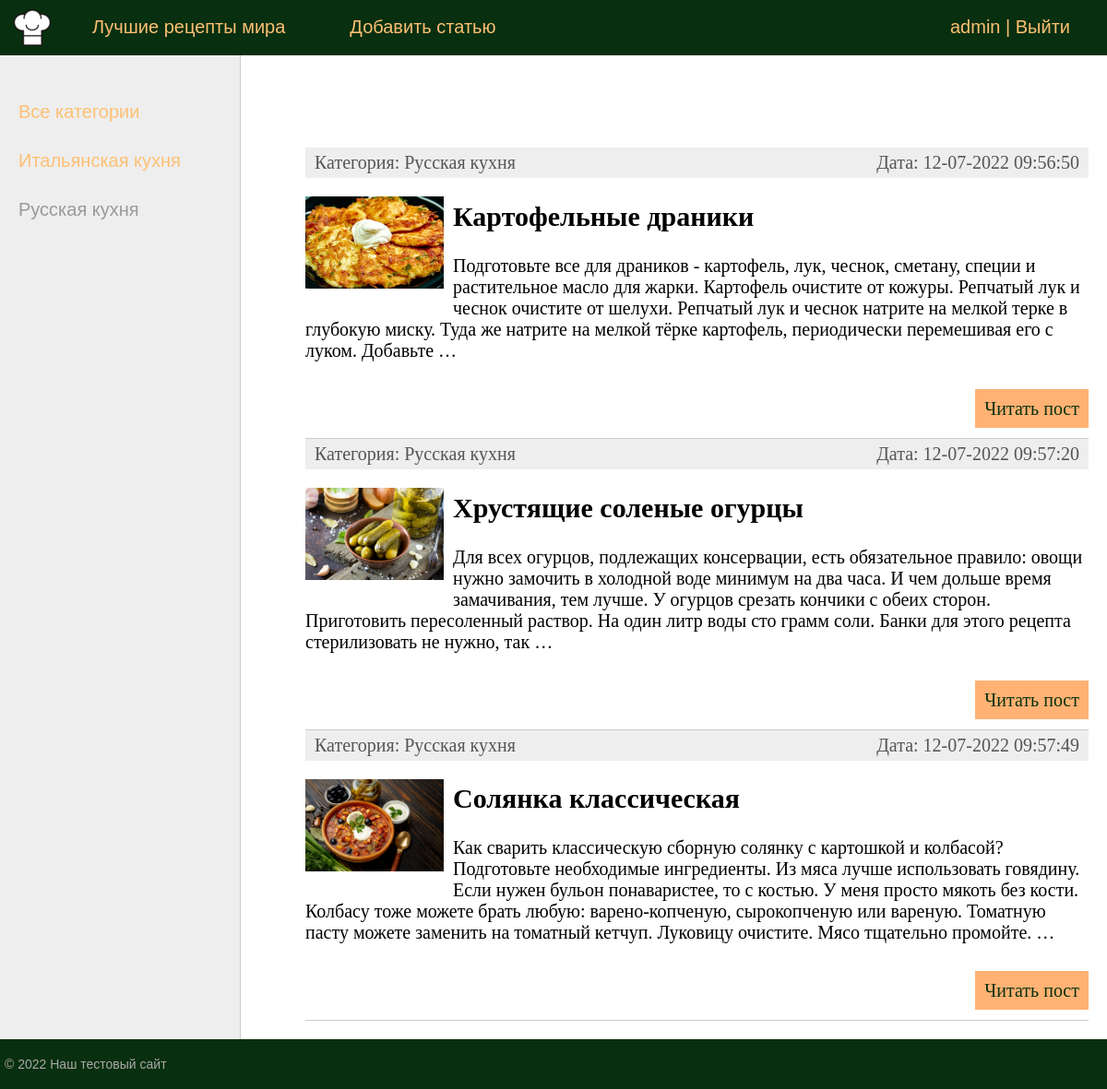
Page /category/russkaya-kuhnya (signed in) on the committed database.
### blog/models.py (models this page shows, shortened)
class Category(models.Model):
    name = models.CharField(max_length=100, db_index=True, verbose_name='Наименование')
    slug = models.SlugField(max_length=255, unique=True, db_index=True, verbose_name="URL")
    def __str__(self):
        return self.name
    def get_absolute_url(self):
        return reverse('category', kwargs={'cat_slug': self.slug})
    class Meta:
        verbose_name = 'Категория'
        verbose_name_plural = 'Категории'
        ordering = ['id']

class Post(models.Model):
    title = models.CharField(max_length=255, verbose_name='Заголовок')
    slug = models.SlugField(max_length=255, unique=True, db_index=True, verbose_name="URL")
    content = models.TextField(blank=True, verbose_name='Содержание')
    photo = models.ImageField(upload_to="photos/%Y/%m/%d/", verbose_name='Фото')
    time_create = models.DateTimeField(auto_now_add=True, verbose_name='Дата создания')
    time_update = models.DateTimeField(auto_now=True, verbose_name='Дата обновления')
    is_published = models.BooleanField(default=True, verbose_name='Статус публикации')
    cat = models.ForeignKey('Category', on_delete=models.PROTECT, verbose_name='Категория')
    def get_absolute_url(self):
        return reverse('post', kwargs={'post_slug': self.slug})
    class Meta:
        verbose_name = 'Пост'
        verbose_name_plural = 'Посты'
        ordering = ['time_create', 'title']

### blog/views.py (the view)
# urls.py: path('category/<slug:cat_slug>', PostCategory.as_view(), name='category'),
class PostCategory(ListView):
    model = Post
    template_name = "blog/index.html"
    context_object_name = "posts"
    allow_empty = False
    def get_context_data(self, *, object_list=None, **kwargs):
        context = super().get_context_data(**kwargs)
        context['menu'] = menu
        context['title'] = 'Категория - ' + str(context['posts'][0].cat)
        context['cat_selected'] = context['posts'][0].cat_id
        return context
    def get_queryset(self):
        return Post.objects.filter(cat__slug=self.kwargs['cat_slug'], is_published=True)

### blog/templatetags/blog_tags.py (called while the page is built)
@register.inclusion_tag('blog/list_categories.html')
def get_categories(sort=None, cat_selected=0):
    if not sort:
        cats = Category.objects.all()
    else:
          cats = Category.objects.order_by(sort)
    return {'cats': cats, 'cat_selected': cat_selected}

### blog/templates/blog/index.html (shortened to what this page needs)
{% extends 'blog/base.html' %}
{% block content %}
<ul class="list-articles">
	{% for p in posts %}
			<li><div class="article-panel">
	<p class="first">Категория: {{p.cat}}</p>
	<p class="last">Дата: {{p.time_update|date:"d-m-Y H:i:s"}}</p>
</div>
{% if p.photo %}
	<p><img class="img-article-left thumb" src="{{p.photo.url}}"></p>
{% endif %}
				<h2>{{p.title}}</h2>
	{% autoescape on %}
	{{p.content|linebreaks|truncatewords:50}}
	{% endautoescape %}
			<p class="link-read-post"><a href="{{ p.get_absolute_url }}">Читать пост</a></p>
			</li>
	{% endfor %}
</ul>
{% endblock %}

### blog/templates/blog/base.html (shortened to what this page needs)
{% load static %}
{% load blog_tags %}
<!DOCTYPE html>
<html>
<head>
	<link type="text/css" href="{% static 'blog/css/styles.css' %}" rel="stylesheet" />
</head>
<body>
<table class="table-page" border=0 cellpadding="0" cellspacing="0">
<tr><td valign=top>
{% block mainmenu %}
		<div class="header">
			<ul id="mainmenu" class="mainmenu">
			<li class="logo"><a href="{% url 'home' %}"><div class="logo"></div></a></li>
{% for m in menu %}
			<li><a href="{% url m.url_name %}">{{m.title}}</a></li>
{% endfor %}
				{% if request.user.is_authenticated %}
				<li class="last">{{user.username}} | <a href="{% url 'logout' %}">Выйти</a></li>
				{% else %}
				<li class="last"><a href="{% url 'register' %}">Регистрация</a> | <a href="{% url 'login' %}">Войти</a></li>
				{% endif %}
			</ul>
		</div>
{% endblock mainmenu %}
<table class="table-content" border=0 cellpadding="0" cellspacing="0">
<tr>
	<td valign="top" class="left-chapters">
	<ul id="leftchapters">
{% if cat_selected == 0 %}
		<li class="selected">Все категории</li>
{% else %}
		<li><a href="{% url 'home' %}">Все категории</a></li>
{% endif %}
{% get_categories 'name' cat_selected %}
	</ul>
</td>
<td valign="top" class="content">
	<div class="content-text">
{% block content %}{% endblock %}
	</div>
</td></tr></table>
</td></tr>
<tr><td valign=top>
	<div id="footer">
		<p>&copy; 2022 Наш тестовый сайт</p>
	</div>
</td></tr></table>
</body>
</html>

### blog/templates/blog/list_categories.html
{% for c in cats %}
    {% if c.pk == cat_selected %}
        <li class="selcted">{{c.name}}</li>
    {% else %}
        <li><a href="{{c.get_absolute_url}}">{{c.name}}</a></li>
    {% endif %}
{% endfor %}

### blog/static/blog/css/styles.css (style rules this page uses)
html, body { font-family: 'Arial'; margin: 0; padding: 0; height: 100%; width: 100%; color: #444; }
a { color: #0059b2; text-decoration: none; }
img { max-width: 600px; height: auto; }
img.img-article-left { max-width: 300px; height: auto; float: left; padding: 0 10px 10px 0; }
img.img-article-left.thumb { max-width: 150px; height: auto; }
p.link-read-post { text-align: right; }
p.link-read-post a { padding: 10px; min-width: 100px; background: #FFB273; color: #082f0f; text-decoration: none; }
div.article-panel { background: #eee; padding: 5px 10px 5px 10px; box-sizing: border-box; overflow: hidden; color: #555; }
div.article-panel p.first { margin: 0; float: left; }
div.article-panel p.last { margin: 0; float: right; }
ul.list-articles { list-style: none; margin: 0; padding: 0; }
ul.list-articles li { border-bottom: 1px solid #ccc; }
.table-page { width: 100%; height: 100%; vertical-align: top; }
.table-page tr { height: 100%; }
.header { background: #082f0f; height: 60px; }
.logo { background: url('../images/my_logo.png') no-repeat 10px 5px; width: 70px; height: 60px; }
ul.mainmenu { list-style: none; margin: 0; padding: 0; height: 60px; color: #fdc073; font-size: 20px; overflow: hidden; }
ul.mainmenu li { float: left; margin: 18px 40px 0 30px; }
ul.mainmenu li.logo { margin: 0; }
ul.mainmenu li.last { float: right; }
ul.mainmenu li a { color: #fdc073; text-decoration: none; }
.table-content { width: 100%; min-height: 100%; height: 100%; }
.left-chapters { margin: 0; background: #eee; border-right: 1px solid #ccc; min-height: 100%; }
.left-chapters ul { width: 230px; min-height: 100%; margin: 0; padding: 20px 10px 10px 20px; list-style: none; font-size: 20px; }
.left-chapters ul li { margin: 30px 0 0 0; color: #999; }
.left-chapters ul li a { color: #fdc073; text-decoration: none; }
.content { padding: 40px 20px 20px 40px; width: 100%; box-sizing: border-box; }
.content-text { margin: 60px 0 0 30px; color: #000; font-size: 20px; font-family: Yandex Sans Display Light; }
#footer { box-sizing: border-box; background: #082f0f; padding: 5px; color: #aaa; font-size: 14px; font-family: Verdana, Geneva, Arial, Helvetica; text-align: left; overflow: hidden; }

### rows in the picture
Category: name "Итальянская кухня"
Category: name "Русская кухня"
Post: cat "Русская кухня", time_update "12-07-2022 09:56:50", photo (picture), title "Картофельные драники", content "Подготовьте все для драников - картофель, лук, чеснок, сметану, специи и растительное масло для жарки. Картофель очистите от кожуры. Репчатый лук и чеснок очистите от шелухи. Репчатый лук и чеснок натрите на мелкой терке в глубокую миску. Туда же натрите на мелкой тёрке картофель, периодически перемешивая его с луком. Добавьте …"
Post: cat "Русская кухня", time_update "12-07-2022 09:57:20", photo (picture), title "Хрустящие соленые огурцы", content "Для всех огурцов, подлежащих консервации, есть обязательное правило: овощи нужно замочить в холодной воде минимум на два часа. И чем дольше время замачивания, тем лучше. У огурцов срезать кончики с обеих сторон. Приготовить пересоленный раствор. На один литр воды сто грамм соли. Банки для этого рецепта стерилизовать не нужно, так …"
Post: cat "Русская кухня", time_update "12-07-2022 09:57:49", photo (picture), title "Солянка классическая", content "Как сварить классическую сборную солянку с картошкой и колбасой?Подготовьте необходимые ингредиенты. Из мяса лучше использовать говядину. Если нужен бульон понаваристее, то с костью. У меня просто мякоть без кости. Колбасу тоже можете брать любую: варено-копченую, сырокопченую или вареную. Томатную пасту можете заменить на томатный кетчуп. Луковицу очистите. Мясо тщательно промойте. …"

### other values in the picture
{{ m.title }} "Лучшие рецепты мира" "Добавить статью"
{{ user.username }} "admin"
